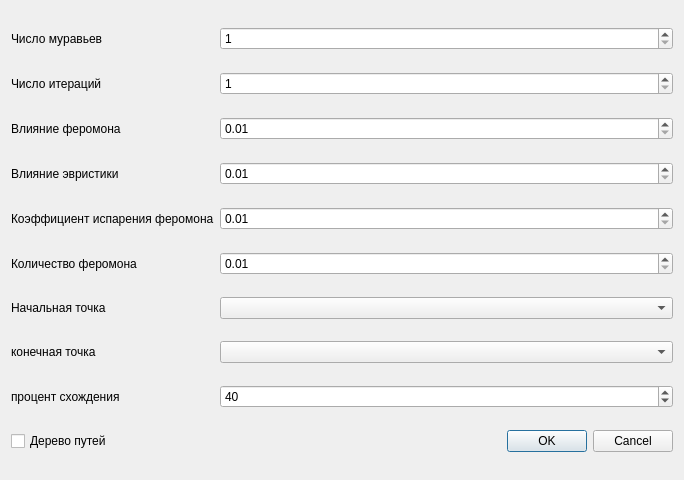
<?xml version="1.0" encoding="UTF-8"?>
<ui version="4.0">
 <class>AntAlgorithmDialog</class>
 <widget class="QDialog" name="AntAlgorithmDialog">
  <property name="geometry">
   <rect>
    <x>0</x>
    <y>0</y>
    <width>684</width>
    <height>480</height>
   </rect>
  </property>
  <property name="windowTitle">
   <string>Ant Colony Algorithm Parameters</string>
  </property>
  <layout class="QGridLayout" name="gridLayout">
   <item row="4" column="1">
    <widget class="QDoubleSpinBox" name="doubleEvaporation">
     <property name="decimals">
      <number>2</number>
     </property>
     <property name="minimum">
      <double>0.010000000000000</double>
     </property>
     <property name="maximum">
      <double>1.000000000000000</double>
     </property>
     <property name="singleStep">
      <double>0.010000000000000</double>
     </property>
    </widget>
   </item>
   <item row="4" column="0">
    <widget class="QLabel" name="labelEvaporation">
     <property name="text">
      <string>Коэффициент испарения феромона</string>
     </property>
    </widget>
   </item>
   <item row="7" column="1">
    <widget class="QComboBox" name="comboEnd"/>
   </item>
   <item row="3" column="0">
    <widget class="QLabel" name="labelBeta">
     <property name="text">
      <string>Влияние эвристики</string>
     </property>
    </widget>
   </item>
   <item row="2" column="0">
    <widget class="QLabel" name="labelAlpha">
     <property name="text">
      <string>Влияние феромона</string>
     </property>
    </widget>
   </item>
   <item row="6" column="0">
    <widget class="QLabel" name="labelStart">
     <property name="text">
      <string>Начальная точка</string>
     </property>
    </widget>
   </item>
   <item row="5" column="0">
    <widget class="QLabel" name="labelQ">
     <property name="text">
      <string>Количество феромона</string>
     </property>
    </widget>
   </item>
   <item row="0" column="0">
    <widget class="QLabel" name="labelNumAnts">
     <property name="text">
      <string>Число муравьев</string>
     </property>
    </widget>
   </item>
   <item row="6" column="1">
    <widget class="QComboBox" name="comboStart"/>
   </item>
   <item row="5" column="1">
    <widget class="QDoubleSpinBox" name="doubleQ">
     <property name="decimals">
      <number>2</number>
     </property>
     <property name="minimum">
      <double>0.010000000000000</double>
     </property>
     <property name="maximum">
      <double>10000.000000000000000</double>
     </property>
     <property name="singleStep">
      <double>0.010000000000000</double>
     </property>
    </widget>
   </item>
   <item row="1" column="1">
    <widget class="QSpinBox" name="spinNumIterations">
     <property name="minimum">
      <number>1</number>
     </property>
     <property name="maximum">
      <number>1000</number>
     </property>
    </widget>
   </item>
   <item row="3" column="1">
    <widget class="QDoubleSpinBox" name="doubleBeta">
     <property name="decimals">
      <number>2</number>
     </property>
     <property name="minimum">
      <double>0.010000000000000</double>
     </property>
     <property name="maximum">
      <double>10.000000000000000</double>
     </property>
     <property name="singleStep">
      <double>0.010000000000000</double>
     </property>
    </widget>
   </item>
   <item row="7" column="0">
    <widget class="QLabel" name="labelEnd">
     <property name="text">
      <string>конечная точка</string>
     </property>
    </widget>
   </item>
   <item row="8" column="0">
    <widget class="QLabel" name="labelPercentage">
     <property name="text">
      <string>процент схождения</string>
     </property>
    </widget>
   </item>
   <item row="8" column="1">
    <widget class="QSpinBox" name="spinPercentage">
     <property name="minimum">
      <number>1</number>
     </property>
     <property name="maximum">
      <number>100</number>
     </property>
     <property name="value">
      <number>40</number>
     </property>
    </widget>
   </item>
   <item row="2" column="1">
    <widget class="QDoubleSpinBox" name="doubleAlpha">
     <property name="decimals">
      <number>2</number>
     </property>
     <property name="minimum">
      <double>0.010000000000000</double>
     </property>
     <property name="maximum">
      <double>10.000000000000000</double>
     </property>
     <property name="singleStep">
      <double>0.010000000000000</double>
     </property>
    </widget>
   </item>
   <item row="1" column="0">
    <widget class="QLabel" name="labelNumIterations">
     <property name="text">
      <string>Число итераций</string>
     </property>
    </widget>
   </item>
   <item row="0" column="1">
    <widget class="QSpinBox" name="spinNumAnts">
     <property name="minimum">
      <number>1</number>
     </property>
     <property name="maximum">
      <number>1000</number>
     </property>
    </widget>
   </item>
   <item row="10" column="1">
    <widget class="QDialogButtonBox" name="buttonBox">
     <property name="standardButtons">
      <set>QDialogButtonBox::StandardButton::Cancel|QDialogButtonBox::StandardButton::Ok</set>
     </property>
    </widget>
   </item>
   <item row="10" column="0">
    <widget class="QCheckBox" name="checkTreeMode">
     <property name="text">
      <string>Дерево путей</string>
     </property>
    </widget>
   </item>
  </layout>
 </widget>
 <resources/>
 <connections>
  <connection>
   <sender>buttonBox</sender>
   <signal>accepted()</signal>
   <receiver>AntAlgorithmDialog</receiver>
   <slot>accept()</slot>
   <hints>
    <hint type="sourcelabel">
     <x>20</x>
     <y>20</y>
    </hint>
    <hint type="destinationlabel">
     <x>20</x>
     <y>20</y>
    </hint>
   </hints>
  </connection>
  <connection>
   <sender>buttonBox</sender>
   <signal>rejected()</signal>
   <receiver>AntAlgorithmDialog</receiver>
   <slot>reject()</slot>
   <hints>
    <hint type="sourcelabel">
     <x>20</x>
     <y>20</y>
    </hint>
    <hint type="destinationlabel">
     <x>20</x>
     <y>20</y>
    </hint>
   </hints>
  </connection>
 </connections>
</ui>
